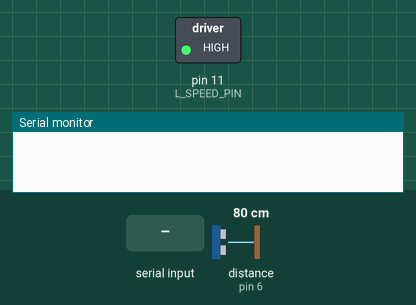
A sketch run on a simulated Arduino Uno, built with avr-gcc and run on an emulated ATmega328P. Shown: switched loads named in the sketch (green lamp = pin HIGH), the last lines printed to the serial monitor. The inputs (shaded band) are chosen by the test bench; at power-on: distance to the obstacle (sensor on pin 6) 80 cm. The echo pulse lasts 58.3 µs per cm.

Above: at 0.1 s.
At 7.2 s:
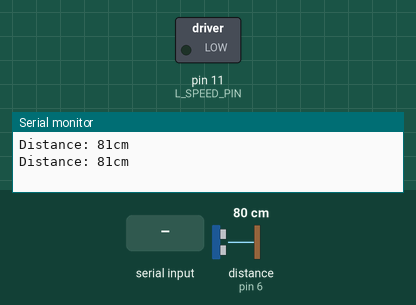
7.3 s: "f" received over Serial
8.8 s: "1" received over Serial
Timing chart, 0 to 11.8 s (numbered marks = the images above; inputs shaded):
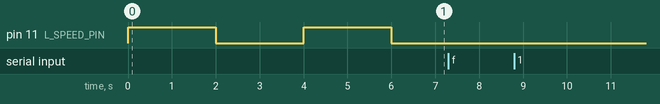

The sketch:

a04_libs.ino
```cpp
/**
 * @brief unfinished library that abstracts control of
 *    Scrappy, my robot car.
 * @author Andrew Kalenda
 */

#include "ArduinoMotorShieldR3Driver.hpp"
#include "TwoWheelDrive.hpp"
#include <NewPing.h>

#define TRIGGER_PIN  7
#define ECHO_PIN     6
#define MAX_DISTANCE 200
#define STOPPING_POINT 10

NewPing DistanceSensor(TRIGGER_PIN, ECHO_PIN, MAX_DISTANCE);
int last_period_time;

void setup() {
    last_period_time = millis();
    Serial.begin(9600);

    Scrappy::MotorDriver* a = new Scrappy::ArduinoMotorShieldR3(false);
    a->setSpeedTo(255);

    a->goForward();
    delay(2000);
    a->stopNow();
    delay(2000);
    a->goBackward();
    delay(2000);
    a->stopNow();
}

void loop() {
    bluetooth_echo();
    ultrasound_period_ping();
}

void ultrasound_period_ping() {
    int current_time = millis();
    if (current_time - last_period_time > 1000) {
      unsigned int cm = DistanceSensor.ping_cm();
      Serial.print("Distance: ");
      Serial.print(cm);
      Serial.println("cm");
      last_period_time = current_time;
    }
}

void bluetooth_echo(){
  if (Serial.available() > 0) {
    char ch = Serial.read();
    Serial.print("Recieved: ");
    Serial.println(ch);
  }
}
```

TwoWheelDrive.hpp
```cpp
/**
 * @file ArduinoMotorShieldR3Driver.h
 * @brief Motor device driver for the Arduino Motor Shield R3.
 * @author Andrew Kalenda
 */

#pragma once
#include "MotorDriver.hpp"

namespace Scrappy {

	class TwoWheelDrive : public MotorDriver {
		public:

			/* **************** MotorDriver implementations ******************/

			TwoWheelDrive(MotorDriver* leftMotor_, MotorDriver* rightMotor)
				: MotorDriver(),
          state('s'),
					leftMotor(leftMotor_),
					riteMotor(rightMotor){
				leftMotor->stopNow();
				riteMotor->stopNow();
			}

			void setSpeedTo(int speed) {
				leftMotor->setSpeedTo(speed);
				riteMotor->setSpeedTo(speed);
			}

			int getSpeed() {
				return leftMotor->getSpeed();
			}

			void stopNow() {
				leftMotor->stopNow();
				riteMotor->stopNow();
        state = 's';
			}

			void goForward() {
				leftMotor->goForward();
				riteMotor->goForward();
        state = 'f';
			}

			void goBackward() {
				leftMotor->goBackward();
				riteMotor->goBackward();
        state = 'b';
			}

			/* ****************** Additional members **********************/
			void spinLeft() {
				leftMotor->goBackward();
				riteMotor->goForward();
        state = 'L';
			}

			void spinRight() {
				leftMotor->goForward();
				riteMotor->goBackward();
        state = 'R';
			}

      String toString() {
        char out[32];
        sprintf(out, "Moving at (%d,%d), state=%c", leftMotor->getSpeed(), riteMotor->getSpeed(), state);
        return String(out);
      }

      bool isMovingForward() {
        return state == 'f';
      }

		private:
		  MotorDriver* leftMotor;
      MotorDriver* riteMotor;
      char state;
	};
};
```

ArduinoMotorShieldR3Driver.hpp
```cpp
/**
 * @file ArduinoMotorShieldR3Driver.h
 * @brief Motor device driver for the Arduino Motor Shield R3. For two-wheel drive.
 * @author Andrew Kalenda
 */

#pragma once
#include "MotorDriver.hpp"

namespace Scrappy {

    class ArduinoMotorShieldR3 : public MotorDriver {
		public:

      ArduinoMotorShieldR3(bool isMotorA){
        R_DIRECTION_PIN = isMotorA ? 12 : 13;
        R_BRAKE_PIN = isMotorA ? 9 : 8;
        R_SPEED_PIN = isMotorA ? 3 : 11;
        setSpeedTo(0);
        stopNow();
      }

      void setSpeedTo(int speed){
        currentSpeed = speed;
      }

      int getSpeed(){
        return currentSpeed;
      }

      void stopNow(){
        digitalWrite(L_SPEED_PIN, 0);
        digitalWrite(R_SPEED_PIN, 0);
        digitalWrite(R_BRAKE_PIN, HIGH);
        digitalWrite(R_BRAKE_PIN, HIGH);
      }

      void goForward(){
        digitalWrite(L_DIRECTION_PIN, HIGH);
        digitalWrite(R_DIRECTION_PIN, HIGH);
        digitalWrite(L_BRAKE_PIN, LOW);
        digitalWrite(R_BRAKE_PIN, LOW);
        analogWrite(R_SPEED_PIN, currentSpeed);
        analogWrite(R_SPEED_PIN, currentSpeed);
      }

      void goBackward(){
        digitalWrite(L_DIRECTION_PIN, LOW);
        digitalWrite(R_DIRECTION_PIN, LOW);
        digitalWrite(L_BRAKE_PIN, LOW);
        digitalWrite(R_BRAKE_PIN, LOW);
        analogWrite(L_SPEED_PIN, currentSpeed);
        analogWrite(R_SPEED_PIN, currentSpeed);
      }

      void turnLeft(){
        digitalWrite(L_DIRECTION_PIN, LOW);
        digitalWrite(R_DIRECTION_PIN, HIGH);
        digitalWrite(L_BRAKE_PIN, LOW);
        digitalWrite(R_BRAKE_PIN, LOW);
        analogWrite(L_SPEED_PIN, currentSpeed);
        analogWrite(R_SPEED_PIN, currentSpeed);
      }

      void turnRight(){
        digitalWrite(L_DIRECTION_PIN, HIGH);
        digitalWrite(R_DIRECTION_PIN, LOW);
        digitalWrite(L_BRAKE_PIN, LOW);
        digitalWrite(R_BRAKE_PIN, LOW);
        analogWrite(L_SPEED_PIN, currentSpeed);
        analogWrite(R_SPEED_PIN, currentSpeed);
      }

		private:
      int L_DIRECTION_PIN = 13;
      int R_DIRECTION_PIN = 12;
      int L_BRAKE_PIN = 8;
      int R_BRAKE_PIN = 9;
      int L_SPEED_PIN = 11;
      int R_SPEED_PIN = 3;
      int currentSpeed;

      void engage(){

      }
    };
};
```

MotorDriver.hpp
```cpp
#pragma once

namespace Scrappy {
    class MotorDriver {
		public:

			virtual void setSpeedTo(int speed);

			virtual int getSpeed();

			virtual void stopNow();

			virtual void goForward();

			virtual void goBackward();
		};
};
```
